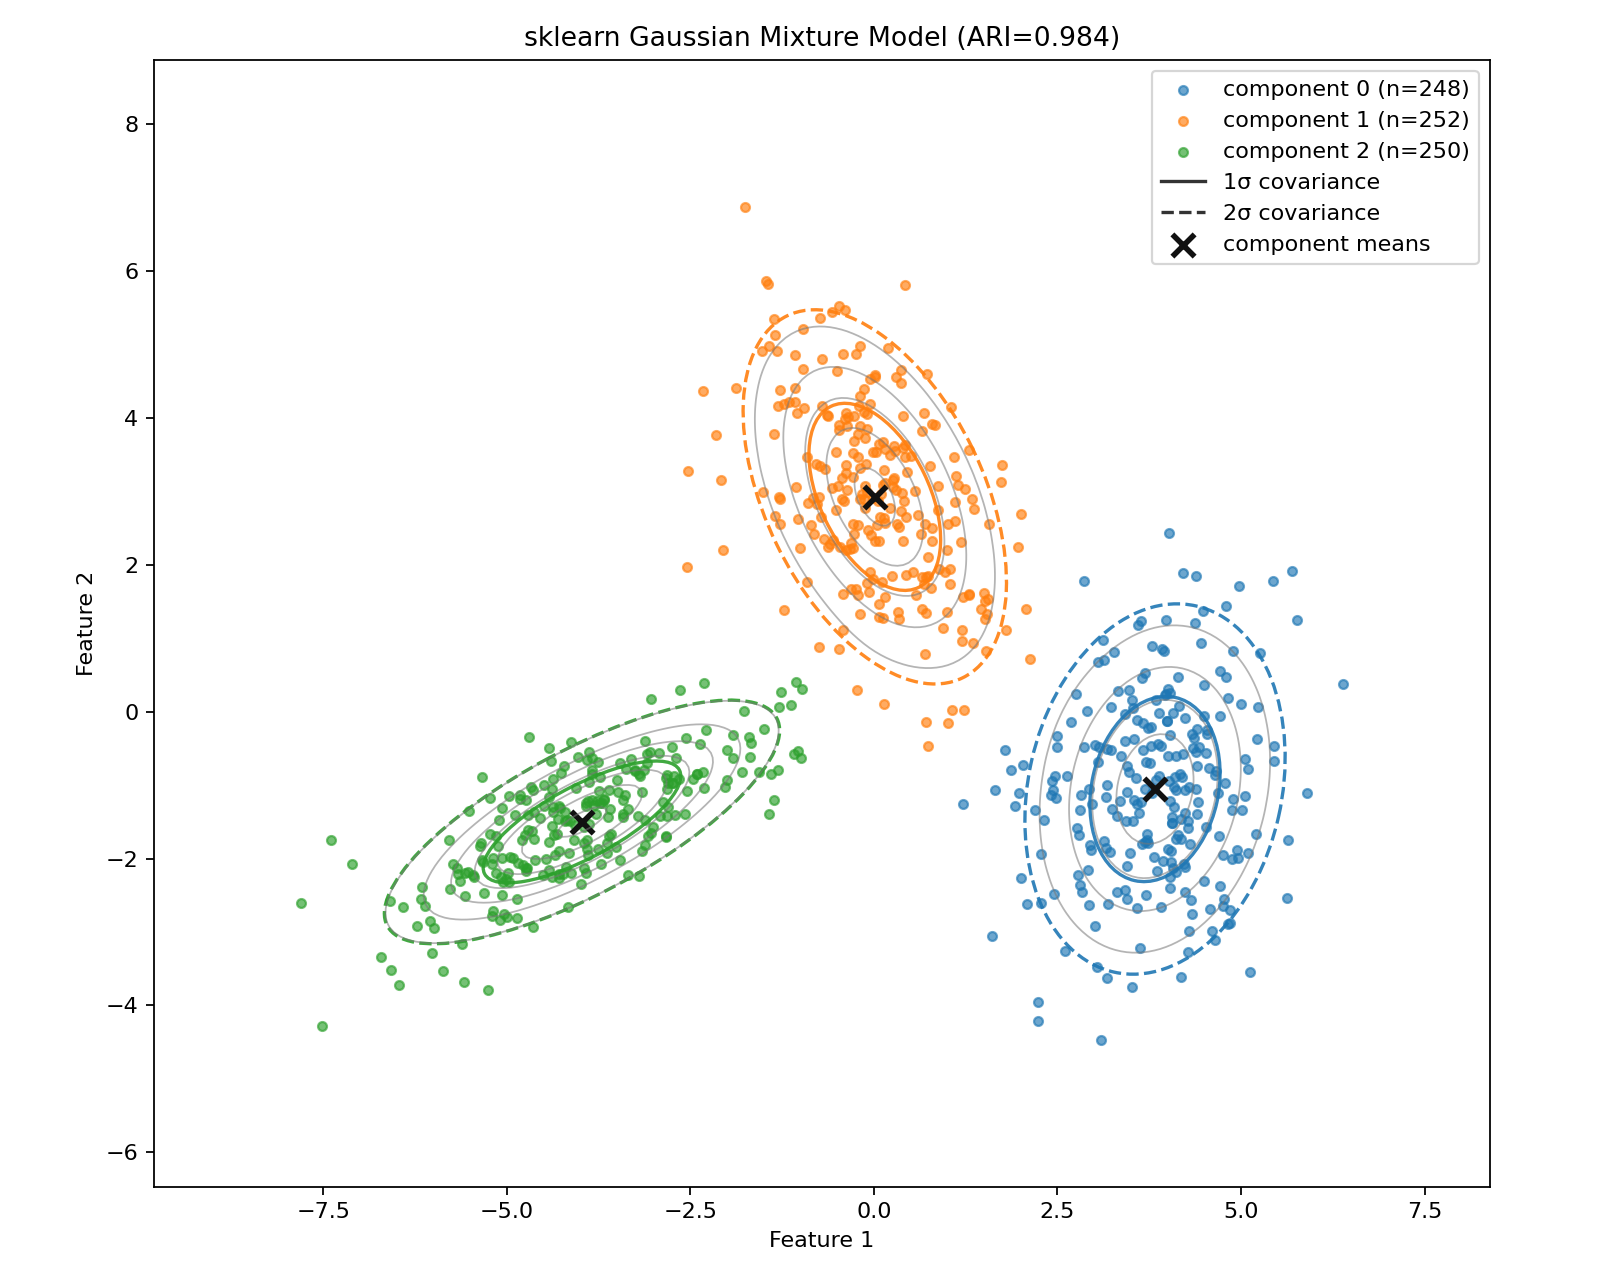

Reproduce this figure in Python.
from pathlib import Path

import matplotlib.pyplot as plt
import numpy as np
from matplotlib.patches import Ellipse
from sklearn.metrics import adjusted_rand_score
from sklearn.mixture import GaussianMixture


def make_dataset(random_state=42, samples_per_component=250):
    rng = np.random.default_rng(random_state)
    means = np.array([[-4.0, -1.5], [0.0, 3.0], [3.8, -1.0]])
    covariances = np.array(
        [
            [[1.8, 0.9], [0.9, 0.8]],
            [[0.9, -0.55], [-0.55, 1.4]],
            [[0.75, 0.1], [0.1, 1.6]],
        ]
    )

    components = [
        rng.multivariate_normal(mean, covariance, size=samples_per_component)
        for mean, covariance in zip(means, covariances)
    ]
    X = np.vstack(components)
    y_true = np.repeat(np.arange(len(means)), samples_per_component)
    permutation = rng.permutation(len(X))
    return X[permutation], y_true[permutation]


def add_covariance_ellipses(ax, model, colors):
    for component, (mean, covariance) in enumerate(
        zip(model.means_, model.covariances_)
    ):
        eigenvalues, eigenvectors = np.linalg.eigh(covariance)
        order = np.argsort(eigenvalues)[::-1]
        eigenvalues = eigenvalues[order]
        eigenvectors = eigenvectors[:, order]
        angle = np.degrees(np.arctan2(eigenvectors[1, 0], eigenvectors[0, 0]))

        for standard_deviations in (1, 2):
            ellipse = Ellipse(
                xy=mean,
                width=2 * standard_deviations * np.sqrt(eigenvalues[0]),
                height=2 * standard_deviations * np.sqrt(eigenvalues[1]),
                angle=angle,
                fill=False,
                edgecolor=colors[component],
                linestyle="-" if standard_deviations == 1 else "--",
                linewidth=1.5,
                alpha=0.9,
            )
            ax.add_patch(ellipse)

    ax.plot([], [], color="#333333", linestyle="-", label="1σ covariance")
    ax.plot([], [], color="#333333", linestyle="--", label="2σ covariance")


def main():
    X, y_true = make_dataset()
    model = GaussianMixture(
        n_components=3,
        covariance_type="full",
        n_init=5,
        random_state=42,
    ).fit(X)
    labels = model.predict(X)
    ari = adjusted_rand_score(y_true, labels)

    x_min, x_max = X[:, 0].min() - 2, X[:, 0].max() + 2
    y_min, y_max = X[:, 1].min() - 2, X[:, 1].max() + 2
    x_grid, y_grid = np.meshgrid(
        np.linspace(x_min, x_max, 240),
        np.linspace(y_min, y_max, 240),
    )
    grid = np.column_stack((x_grid.ravel(), y_grid.ravel()))
    density = np.exp(model.score_samples(grid)).reshape(x_grid.shape)

    colors = plt.get_cmap("tab10")(np.arange(model.n_components))
    fig, ax = plt.subplots(figsize=(10, 8))
    ax.contour(
        x_grid,
        y_grid,
        density,
        levels=8,
        colors="#777777",
        linewidths=0.8,
        alpha=0.55,
    )
    for component in range(model.n_components):
        points = X[labels == component]
        ax.scatter(
            points[:, 0],
            points[:, 1],
            s=16,
            color=colors[component],
            alpha=0.65,
            label=f"component {component} (n={len(points)})",
        )

    add_covariance_ellipses(ax, model, colors)
    ax.scatter(
        model.means_[:, 0],
        model.means_[:, 1],
        marker="x",
        s=100,
        linewidths=2.5,
        color="#111111",
        label="component means",
    )
    ax.set(
        title=f"sklearn Gaussian Mixture Model (ARI={ari:.3f})",
        xlabel="Feature 1",
        ylabel="Feature 2",
        xlim=(x_min, x_max),
        ylim=(y_min, y_max),
    )
    ax.set_aspect("equal", adjustable="box")
    ax.legend(loc="upper right")
    fig.tight_layout()

    output_path = Path(__file__).with_name("gmm_sklearn_example.png")
    fig.savefig(output_path, dpi=160)
    print(f"Samples: {len(X)}")
    print(f"Converged: {model.converged_} after {model.n_iter_} iterations")
    print(f"Adjusted Rand index: {ari:.3f}")
    print(f"Plot saved to: {output_path}")
    plt.show()


if __name__ == "__main__":
    main()
